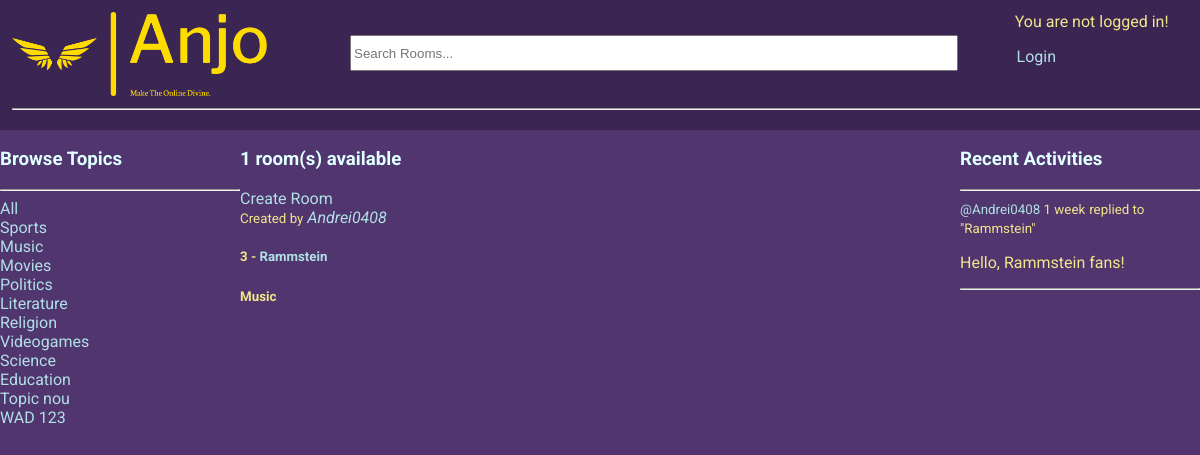
/?q=Music, run on the app's committed database.
### base/models.py (models this page shows, shortened)
class Topic(models.Model):
    name = models.CharField(max_length=200, unique=True)

class Room(models.Model):
    host = models.ForeignKey(User, on_delete=models.SET_NULL, null=True)
    topic = models.ForeignKey(Topic, on_delete=models.SET_NULL, null=True)
    name = models.CharField(max_length=200)
    description = models.TextField(null=True, blank=True)
    participants = models.ManyToManyField(User, related_name='participants', blank=True) # the users currently active in the room
    updated = models.DateTimeField(auto_now=True)
    created = models.DateTimeField(auto_now_add=True)
    class Meta:
        ordering = ['-updated', '-created'] # newest updated item should come first
    def __str__(self):
        return str(self.name)

class Message(models.Model):
    user = models.ForeignKey(User, on_delete=models.CASCADE) # on delete -> CASCADE = delete all children
    room = models.ForeignKey(Room, on_delete=models.CASCADE)
    body = models.TextField()
    updated = models.DateTimeField(auto_now=True)
    created = models.DateTimeField(auto_now_add=True)
    class Meta:
        ordering = ['-updated', '-created'] # newest updated item should come first
    def __str__(self):
        return self.body[0:50]

### base/views.py (the view)
# urls.py: path('', views.home, name="home"),
def home(request):
    q = request.GET.get('q') if request.GET.get('q') != None else ''
    rooms = Room.objects.filter(
        Q(topic__name__icontains=q) |
        Q(name__icontains=q) |
        Q(description__icontains=q)
        )
    topics = Topic.objects.filter()
    room_count = rooms.count()
    room_messages = Message.objects.filter(
        Q(room__topic__name__icontains=q)
        )
    context = {'rooms':rooms, 'topics': topics, 'room_count': room_count, 'room_messages': room_messages}
    return render(request, 'base/home.html', context)

### base/templates/base/home.html (shortened to what this page needs)
{% extends 'main.html' %}
{% block content %}
<div class="home-container">
    <div>
        {% include 'base/topics_component.html' %}
    </div>
    <div>
        <h3>{{room_count}} room(s) available</h3>
        <a href="{% url 'create-room' %}">Create Room</a>
        {% include 'base/feed_component.html' %}
    </div>
    <div>
        {% include 'base/activity_component.html' %}
    </div>
</div>
{% endblock content %}

### base/templates/base/topics_component.html (shortened to what this page needs)
<h3>Browse Topics</h3>
        <hr>
        <div>
            <a href="{% url 'home' %}">All</a>
        </div>
        {% for topic in topics %}
            <div>
                <a href="{% url 'home' %}?q={{topic.name}}">{{topic.name}}</a>
            </div>
        {% endfor %}

### base/templates/base/feed_component.html (shortened to what this page needs)
<div>
    {% for room in rooms %}
        <div class="feed-container">
            <span>
                <small>Created by</small> <i><a href="{% url 'user-profile' room.host.id %}">{{room.host.username}}</a></i>
            </span>
            <h5>{{room.id}} - <a href="{% url 'room' room.id %}">{{room.name}}</a></h5>
            <small><b>{{room.topic.name}}</b></small>
        </div>
    {% endfor %}
</div>

### base/templates/base/activity_component.html (shortened to what this page needs)
<h3>Recent Activities</h3>
        <hr>
        {% for message in room_messages %}
            <div>
                <small><a href="{% url 'user-profile' message.user.id %}">@{{message.user}}</a> {{message.created|timesince}}</small>
                <small>replied to "{{message.room}}"</small>
                <p>{{message}}</p>
                <hr>
            </div>
        {% endfor %}

### static/css/main.css (style rules this page uses)
:root { font-family: 'Roboto','Franklin Gothic Medium', 'Arial Narrow', Arial, sans-serif; }
body { background-color: rgb(81, 53, 110); color: khaki; margin: 0; width: 100vw; height: 100vh; }
h3 { color: lightcyan; }
a { text-decoration: none; }
a:link { color: powderblue; }

### base/templates/base/home.html (style rules this page uses)
.home-container { display: grid; grid-template-columns: 1fr 3fr 1fr; }

### data on the page
Topic: name "Sports"
Topic: name "Music"
Topic: name "Movies"
Topic: name "Politics"
Topic: name "Literature"
Topic: name "Religion"
Topic: name "Videogames"
Topic: name "Science"
Topic: name "Education"
Topic: name "Topic nou"
Topic: name "WAD 123"
Room: host.username "Andrei0408", id "3", name "Rammstein", topic.name "Music"
Message: user "Andrei0408", created "1 week", room "Rammstein", body "Hello, Rammstein fans!"

### other printed values
{{ room_count }} "1"
